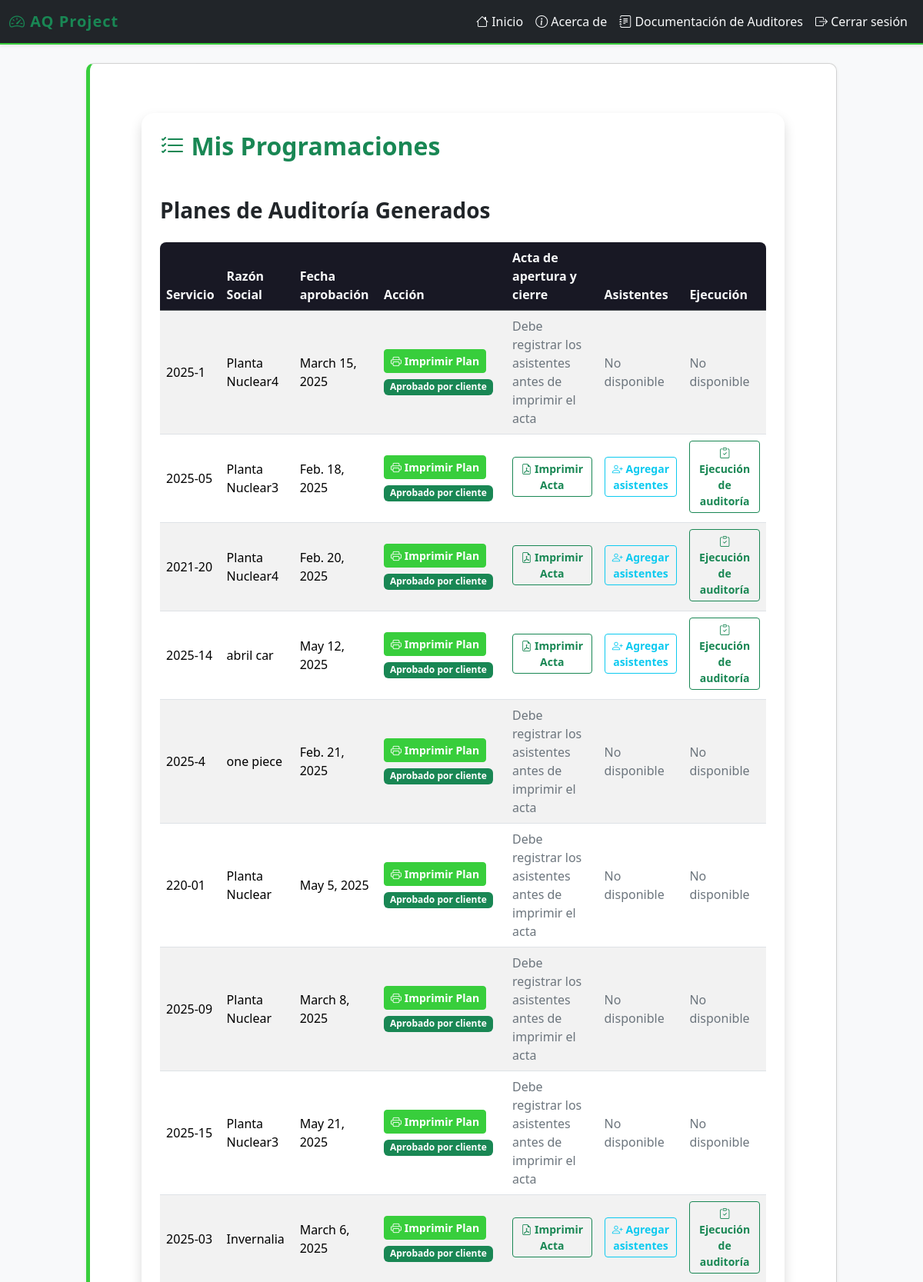
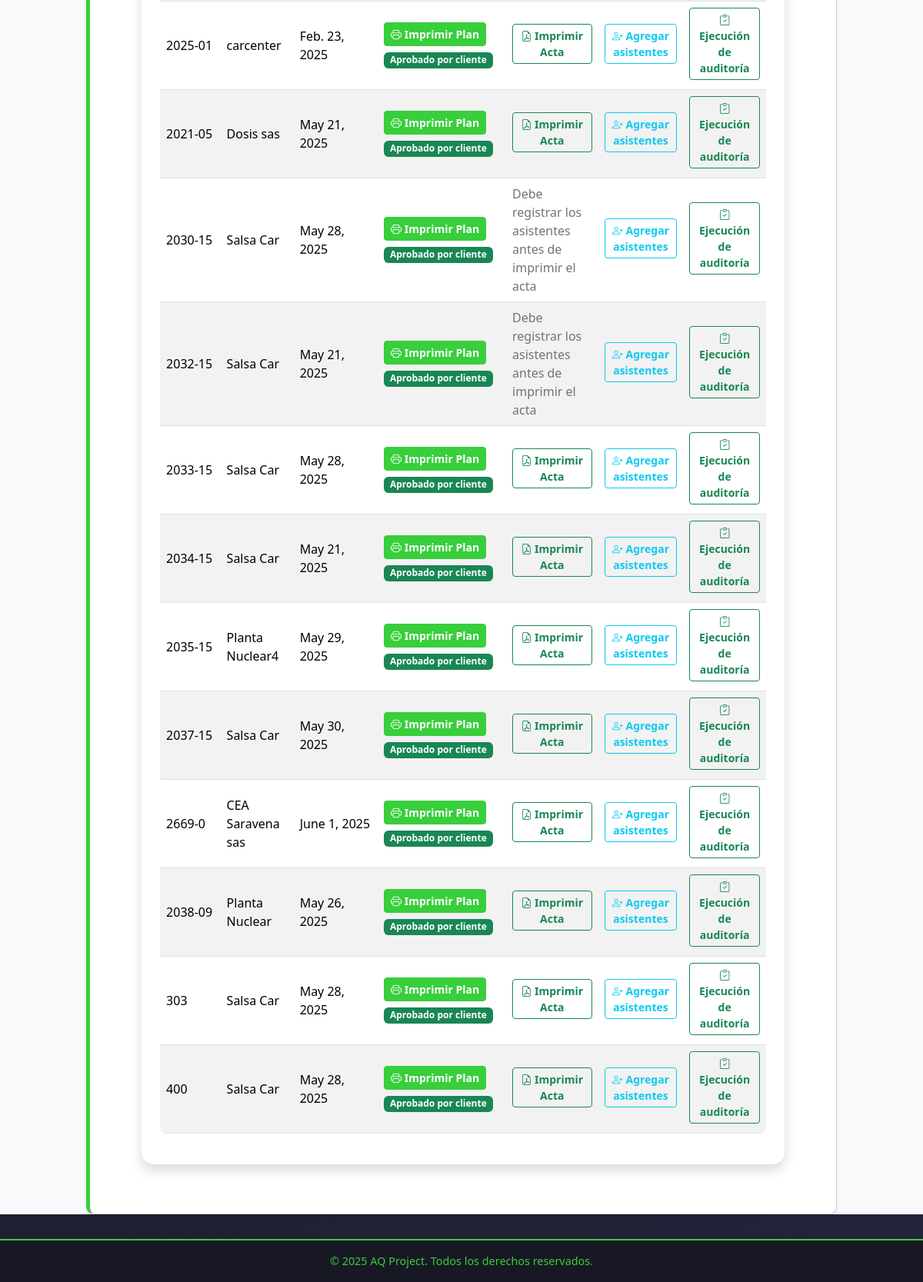
The app's page /auditores/dashboard/ (signed in) with its own data (2 pictures, top to bottom).
### documentacion_auditores/models.py (models this page shows, shortened)
class PlanAuditoria(models.Model):
    programacion = models.OneToOneField(ProgramacionAuditoria, on_delete=models.CASCADE)
    auditor = models.ForeignKey(User, on_delete=models.CASCADE, limit_choices_to={'groups__name': "Auditores"})
    iaf_md4_verificado = models.BooleanField(default=False)
    observaciones = models.TextField(blank=True, null=True)
    fecha_aprobacion = models.DateField()  # Automáticamente, puede ser 2 días antes de etapa 2
    archivo_vehiculos_instructores = models.FileField(upload_to='documentacion/vehiculos_instructores/', null=True, blank=True)
    aprobado_por_cliente = models.BooleanField(default=False)
    fecha_aprobacion_cliente = models.DateTimeField(null=True, blank=True)

### programacion/models.py (models this page shows, shortened)
class ProgramacionAuditoria(models.Model):
    cotizacion = models.ForeignKey('cotizaciones.Cotizacion', on_delete=models.CASCADE)
    nivel_auditoria = models.ForeignKey(NivelAuditoriaCEA, on_delete=models.SET_NULL, null=True, blank=True)
    fecha_programacion_etapa1 = models.DateField(null=True, blank=True)
    hora_etapa1 = models.TimeField(default='00:00')
    auditores = models.ForeignKey(Auditor, on_delete=models.SET_NULL, null=True, blank=True)
    iaf_md4_confirmado = models.BooleanField(default=False)
    estado = models.CharField(max_length=20, choices=(
        ('Pendiente', 'Pendiente'),
        ('En Curso', 'En Curso'),
        ('Finalizada', 'Finalizada'),
        ('Cancelada', 'Cancelada'),
    ), default='Pendiente')  # Valor predeterminado para "estado"

### cotizaciones/models.py (models this page shows, shortened)
class Cotizacion(models.Model):
    solicitud = models.ForeignKey(Solicitud, on_delete=models.CASCADE, related_name="cotizaciones")
    numero_servicio = models.CharField(max_length=100, unique=True)
    fecha_cotizacion = models.DateField(null=True, blank=True)
    tipo_servicio = models.ManyToManyField("TipoServicio")
    dias_auditoria_etapa_1 = models.DecimalField(max_digits=3, decimal_places=1, null=True, blank=True)
    dias_auditoria_etapa_2 = models.DecimalField(max_digits=3, decimal_places=1, null=True, blank=True)
    precio_neto = models.DecimalField(max_digits=10, decimal_places=2, help_text="Valor sin IVA")
    precio_iva = models.DecimalField(max_digits=10, decimal_places=2, default=Decimal("0.00"), help_text="IVA (19%)")
    precio_total = models.DecimalField(max_digits=10, decimal_places=2, default=Decimal("0.00"), help_text="Total con IVA")
    ESTADO_CHOICES = [
        ('Pendiente', 'Pendiente'),
        ('Aprobada', 'Aprobada'),
        ('Rechazada', 'Rechazada'),
        ('Programada', 'Programada'),
    ]
    estado = models.CharField(max_length=20, choices=ESTADO_CHOICES, default='Pendiente')

### solicitudes/models.py (models this page shows, shortened)
class Solicitud(models.Model):
    cliente = models.ForeignKey(Cliente, on_delete=models.CASCADE, related_name="solicitudes_solicitudes")  # Relación con el modelo Cliente
    fecha_solicitud = models.DateField(default=date.today)  # Fecha en que se crea la solicitud
    estado = models.CharField(
        max_length=20,
        choices=[
            ('Pendiente', 'Pendiente'),
            ('Aprobada', 'Aprobada'),
            ('Rechazada', 'Rechazada')
        ],
        default='Pendiente'
    )  # Estado de la solicitud

class Cliente(models.Model):
    nit = models.CharField(max_length=20, unique=True)  # Nit único
    nombre_propietario = models.CharField(max_length=100)
    nombre_establecimiento = models.CharField(max_length=100)
    representante_legal = models.CharField(max_length=100)
    cedula_ciudadania = models.CharField(max_length=20)
    ciudad = models.CharField(max_length=100)
    departamento = models.CharField(max_length=100)
    direccion = models.CharField(max_length=200)
    representante_organismo = models.CharField(max_length=100)
    cargo = models.CharField(max_length=50)
    telefono_fijo = models.CharField(max_length=20, blank=True, null=True)
    telefono_celular = models.CharField(max_length=20)
    correo_electronico = models.EmailField()
    nivel_cea = models.CharField(max_length=50, choices=NIVELES_CEA)
    cantidad_vehiculos = models.IntegerField(null=True, blank=True)
    cantidad_instructores = models.IntegerField(null=True, blank=True)
    categorias_certificar = models.ManyToManyField(Categoria, blank=True)
    certificado_conformidad = models.CharField(max_length=2, choices=CERTIFICADO_CONFORMIDAD_CHOICES, default="No")
    nombre_ente_certificador = models.CharField(max_length=100, blank=True, null=True)  # Se llena si es "Sí"
    fecha_solicitud = models.DateField(null=True, blank=True)  # Se establece solo cuando se envía la solicitud
    observaciones = models.TextField(blank=True, null=True)

### documentacion_auditores/views.py (the view)
# urls.py: path('dashboard/', views.dashboard_auditor, name='dashboard_auditor'),
@login_required
@user_passes_test(auditor_check)
def dashboard_auditor(request):
    auditor = Auditor.objects.get(user=request.user)
    programaciones = ProgramacionAuditoria.objects.exclude(planauditoria__aprobado_por_cliente=True)
    planes = PlanAuditoria.objects.filter(auditor=request.user)
    return render(request, 'documentacion_auditores/dashboard.html', {
        'programaciones': programaciones,
        'planes': planes,
    })

### documentacion_auditores/views.py (called while the page is built)
def auditor_check(user):
    return user.groups.filter(name='Auditores').exists()

### documentacion_auditores/templates/documentacion_auditores/dashboard.html (shortened to what this page needs)
{% extends "layouts/base.html" %}
{% block content %}
<div class="container my-5">
    <div class="row justify-content-center">
        <div class="col-lg-11">
            <div class="card shadow rounded-4 border-0">
                <div class="card-body p-4">
                    <h2 class="mb-4 text-success fw-bold">
                        <i class="bi bi-list-check"></i> Mis Programaciones
                    </h2>
                    <h3 class="mb-4 text-dark fw-bold">Planes de Auditoría Generados</h3>
                    <div class="table-responsive">
                        <table class="table table-striped align-middle rounded-3 overflow-hidden">
                            <thead class="table-dark">
                                <tr>
                                    <th>Servicio</th>
                                    <th>Razón Social</th>
                                    <th>Fecha aprobación</th>
                                    <th>Acción</th>
                                    <th>Acta de apertura y cierre</th>
                                    <th>Asistentes</th>
                                    <th>Ejecución</th>
                                </tr>
                            </thead>
                            <tbody>
                                {% for plan in planes %}
                                <tr>
                                    <td>{{ plan.programacion.cotizacion.numero_servicio }}</td>
                                    <td>{{ plan.programacion.cotizacion.solicitud.cliente.nombre_establecimiento }}</td>
                                    <td>{{ plan.fecha_aprobacion }}</td>
                                    <td>
                                        <a href="{% url 'imprimir_plan' plan.id %}" class="btn btn-success btn-sm mb-1 fw-semibold">
                                            <i class="bi bi-printer"></i> Imprimir Plan
                                        </a>
                                        {% if not plan.aprobado_por_cliente %}
                                            <a href="{% url 'editar_plan' plan.id %}" class="btn btn-warning btn-sm mb-1 fw-semibold">Editar Plan</a>
                                            <form method="post" action="{% url 'aprobar_plan_cliente' plan.id %}" style="display:inline;">
                                                {% csrf_token %}
                                                <button type="submit" class="btn btn-outline-success btn-sm mb-1 fw-semibold">Aprobación del plan</button>
                                            </form>
                                        {% else %}
                                            <span class="badge bg-success">Aprobado por cliente</span>
                                        {% endif %}
                                    </td>
                                    <td>
                                        {% if plan.acta and plan.acta.asistentes.exists %}
                                            <a href="{% url 'generar_acta_pdf' plan.programacion.id %}" class="btn btn-outline-success btn-sm mb-1 fw-semibold">
                                                <i class="bi bi-file-earmark-pdf"></i> Imprimir Acta
                                            </a>
                                        {% else %}
                                            <span class="text-secondary">Debe registrar los asistentes antes de imprimir el acta</span>
                                        {% endif %}
                                    </td>
                                    <td>
                                        {% if plan.aprobado_por_cliente and plan.acta %}
                                            <a href="{% url 'asistentes_acta' plan.acta.id %}" class="btn btn-outline-info btn-sm mb-1 fw-semibold">
                                                <i class="bi bi-person-plus"></i> Agregar asistentes
                                            </a>
                                        {% else %}
                                            <span class="text-secondary">No disponible</span>
                                        {% endif %}
                                    </td>
                                    <td>
                                        {% if plan.aprobado_por_cliente and plan.acta %}
                                            <a href="{% url 'ejecucion_auditoria' plan.acta.id %}" class="btn btn-outline-success btn-sm mb-1 fw-semibold">
                                                <i class="bi bi-clipboard-check"></i> Ejecución de auditoría
                                            </a>
                                        {% else %}
                                            <span class="text-secondary">No disponible</span>
                                        {% endif %}
                                    </td>
                                </tr>
                                {% endfor %}
                            </tbody>
                        </table>
                    </div>
                </div>
            </div>
        </div>
    </div>
</div>
{% endblock %}

### myapp/templates/layouts/base.html (shortened to what this page needs)
{% load static %}
<!doctype html>
<html lang="es">
<head>
    <link rel="stylesheet" href="https://cdn.jsdelivr.net/npm/bootstrap@5.3.3/dist/css/bootstrap.min.css">
    <link rel="stylesheet" href="https://cdn.jsdelivr.net/npm/bootstrap-icons@1.10.5/font/bootstrap-icons.css">
</head>
<body>
<nav class="navbar navbar-expand-lg navbar-dark bg-dark shadow-sm">
    <div class="container-fluid">
        <a class="navbar-brand text-success" href="/">
            <i class="bi bi-speedometer2"></i> AQ Project
        </a>
        <div class="collapse navbar-collapse" id="navbarNavDropdown">
            <ul class="navbar-nav ms-auto">
                <li class="nav-item"><a class="nav-link" href="{% url 'index' %}"><i class="bi bi-house"></i> Inicio</a></li>
                <li class="nav-item"><a class="nav-link" href="{% url 'about' %}"><i class="bi bi-info-circle"></i> Acerca de</a></li>
                {% if user.is_authenticated %}
                    {% for group in user.groups.all %}
                        {% if group.name == "Auditores" %}
                            <li class="nav-item">
                                <a class="nav-link" href="{% url 'dashboard_auditor' %}"><i class="bi bi-journal-text"></i> Documentación de Auditores</a>
                            </li>
                        {% endif %}
                    {% endfor %}
                    <li class="nav-item"><a class="nav-link text-danger" href="{% url 'logout' %}"><i class="bi bi-box-arrow-right"></i> Cerrar sesión</a></li>
                {% else %}
                    <li class="nav-item"><a class="nav-link" href="{% url 'signup' %}"><i class="bi bi-person-plus"></i> Registrarse</a></li>
                    <li class="nav-item"><a class="nav-link" href="{% url 'signin' %}"><i class="bi bi-box-arrow-in-right"></i> Iniciar sesión</a></li>
                {% endif %}
            </ul>
        </div>
    </div>
</nav>
<main class="container-fluid" style="background-color: #f8f9fa; min-height: 100vh;">
    <div class="row justify-content-center">
        <div class="col-lg-10 mt-4">
            <div class="card shadow-sm">
                <div class="card-body">
                    {% block content %}
                    {% endblock %}
                </div>
            </div>
        </div>
    </div>
</main>
<footer>
    &copy; {{ year|default:2025 }} AQ Project. Todos los derechos reservados.
</footer>
</body>
</html>

### myapp/templates/layouts/base.html (style rules this page uses)
body { background: linear-gradient(120deg, #181824 0%, #23243a 100%); }
.navbar { border-bottom: 2px solid #38ce3c; }
.navbar-brand { font-weight: bold; letter-spacing: 1px; }
.nav-link { position: relative; color: #f8f9fa !important; transition: color 0.2s; }
.nav-link::after { content: ""; display: block; width: 0; height: 2px; background: #38ce3c; transition: width .3s; position: absolute; bottom: 0; left: 0; }
.card { border-left: 5px solid #38ce3c; border-radius: 10px; }
.btn-success, .btn-success:focus, .btn-success:active { background-color: #38ce3c !important; border-color: #38ce3c !important; }
.table thead th { background-color: #181824; color: #f8f9fa; }
footer { background-color: #181824; color: #38ce3c; padding: 1rem 0; text-align: center; font-size: 0.9rem; border-top: 2px solid #38ce3c; margin-top: 2rem; }

### records on screen
PlanAuditoria: programacion.cotizacion.numero_servicio "2025-1", programacion.cotizacion.solicitud.cliente.nombre_establecimiento "Planta Nuclear4", fecha_aprobacion "March 15, 2025", aprobado_por_cliente "Aprobado por cliente", shows "Debe registrar los asistentes antes de imprimir el acta"
PlanAuditoria: programacion.cotizacion.numero_servicio "2025-05", programacion.cotizacion.solicitud.cliente.nombre_establecimiento "Planta Nuclear3", fecha_aprobacion "Feb. 18, 2025", aprobado_por_cliente "Aprobado por cliente", shows "Imprimir Acta"
PlanAuditoria: programacion.cotizacion.numero_servicio "2021-20", programacion.cotizacion.solicitud.cliente.nombre_establecimiento "Planta Nuclear4", fecha_aprobacion "Feb. 20, 2025", aprobado_por_cliente "Aprobado por cliente", shows "Imprimir Acta"
PlanAuditoria: programacion.cotizacion.numero_servicio "2025-14", programacion.cotizacion.solicitud.cliente.nombre_establecimiento "abril car", fecha_aprobacion "May 12, 2025", aprobado_por_cliente "Aprobado por cliente", shows "Imprimir Acta"
PlanAuditoria: programacion.cotizacion.numero_servicio "2025-4", programacion.cotizacion.solicitud.cliente.nombre_establecimiento "one piece", fecha_aprobacion "Feb. 21, 2025", aprobado_por_cliente "Aprobado por cliente", shows "Debe registrar los asistentes antes de imprimir el acta"
PlanAuditoria: programacion.cotizacion.numero_servicio "220-01", programacion.cotizacion.solicitud.cliente.nombre_establecimiento "Planta Nuclear", fecha_aprobacion "May 5, 2025", aprobado_por_cliente "Aprobado por cliente", shows "Debe registrar los asistentes antes de imprimir el acta"
PlanAuditoria: programacion.cotizacion.numero_servicio "2025-09", programacion.cotizacion.solicitud.cliente.nombre_establecimiento "Planta Nuclear", fecha_aprobacion "March 8, 2025", aprobado_por_cliente "Aprobado por cliente", shows "Debe registrar los asistentes antes de imprimir el acta"
PlanAuditoria: programacion.cotizacion.numero_servicio "2025-15", programacion.cotizacion.solicitud.cliente.nombre_establecimiento "Planta Nuclear3", fecha_aprobacion "May 21, 2025", aprobado_por_cliente "Aprobado por cliente", shows "Debe registrar los asistentes antes de imprimir el acta"
PlanAuditoria: programacion.cotizacion.numero_servicio "2025-03", programacion.cotizacion.solicitud.cliente.nombre_establecimiento "Invernalia", fecha_aprobacion "March 6, 2025", aprobado_por_cliente "Aprobado por cliente", shows "Imprimir Acta"
PlanAuditoria: programacion.cotizacion.numero_servicio "2025-01", programacion.cotizacion.solicitud.cliente.nombre_establecimiento "carcenter", fecha_aprobacion "Feb. 23, 2025", aprobado_por_cliente "Aprobado por cliente", shows "Imprimir Acta"
PlanAuditoria: programacion.cotizacion.numero_servicio "2021-05", programacion.cotizacion.solicitud.cliente.nombre_establecimiento "Dosis sas", fecha_aprobacion "May 21, 2025", aprobado_por_cliente "Aprobado por cliente", shows "Imprimir Acta"
PlanAuditoria: programacion.cotizacion.numero_servicio "2030-15", programacion.cotizacion.solicitud.cliente.nombre_establecimiento "Salsa Car", fecha_aprobacion "May 28, 2025", aprobado_por_cliente "Aprobado por cliente", shows "Debe registrar los asistentes antes de imprimir el acta"
PlanAuditoria: programacion.cotizacion.numero_servicio "2032-15", programacion.cotizacion.solicitud.cliente.nombre_establecimiento "Salsa Car", fecha_aprobacion "May 21, 2025", aprobado_por_cliente "Aprobado por cliente", shows "Debe registrar los asistentes antes de imprimir el acta"
PlanAuditoria: programacion.cotizacion.numero_servicio "2033-15", programacion.cotizacion.solicitud.cliente.nombre_establecimiento "Salsa Car", fecha_aprobacion "May 28, 2025", aprobado_por_cliente "Aprobado por cliente", shows "Imprimir Acta"
PlanAuditoria: programacion.cotizacion.numero_servicio "2034-15", programacion.cotizacion.solicitud.cliente.nombre_establecimiento "Salsa Car", fecha_aprobacion "May 21, 2025", aprobado_por_cliente "Aprobado por cliente", shows "Imprimir Acta"
PlanAuditoria: programacion.cotizacion.numero_servicio "2035-15", programacion.cotizacion.solicitud.cliente.nombre_establecimiento "Planta Nuclear4", fecha_aprobacion "May 29, 2025", aprobado_por_cliente "Aprobado por cliente", shows "Imprimir Acta"
PlanAuditoria: programacion.cotizacion.numero_servicio "2037-15", programacion.cotizacion.solicitud.cliente.nombre_establecimiento "Salsa Car", fecha_aprobacion "May 30, 2025", aprobado_por_cliente "Aprobado por cliente", shows "Imprimir Acta"
PlanAuditoria: programacion.cotizacion.numero_servicio "2669-0", programacion.cotizacion.solicitud.cliente.nombre_establecimiento "CEA Saravena sas", fecha_aprobacion "June 1, 2025", aprobado_por_cliente "Aprobado por cliente", shows "Imprimir Acta"
PlanAuditoria: programacion.cotizacion.numero_servicio "2038-09", programacion.cotizacion.solicitud.cliente.nombre_establecimiento "Planta Nuclear", fecha_aprobacion "May 26, 2025", aprobado_por_cliente "Aprobado por cliente", shows "Imprimir Acta"
PlanAuditoria: programacion.cotizacion.numero_servicio "303", programacion.cotizacion.solicitud.cliente.nombre_establecimiento "Salsa Car", fecha_aprobacion "May 28, 2025", aprobado_por_cliente "Aprobado por cliente", shows "Imprimir Acta"
PlanAuditoria: programacion.cotizacion.numero_servicio "400", programacion.cotizacion.solicitud.cliente.nombre_establecimiento "Salsa Car", fecha_aprobacion "May 28, 2025", aprobado_por_cliente "Aprobado por cliente", shows "Imprimir Acta"

### other values on screen
{{ year|default:2025 }} "2025"
